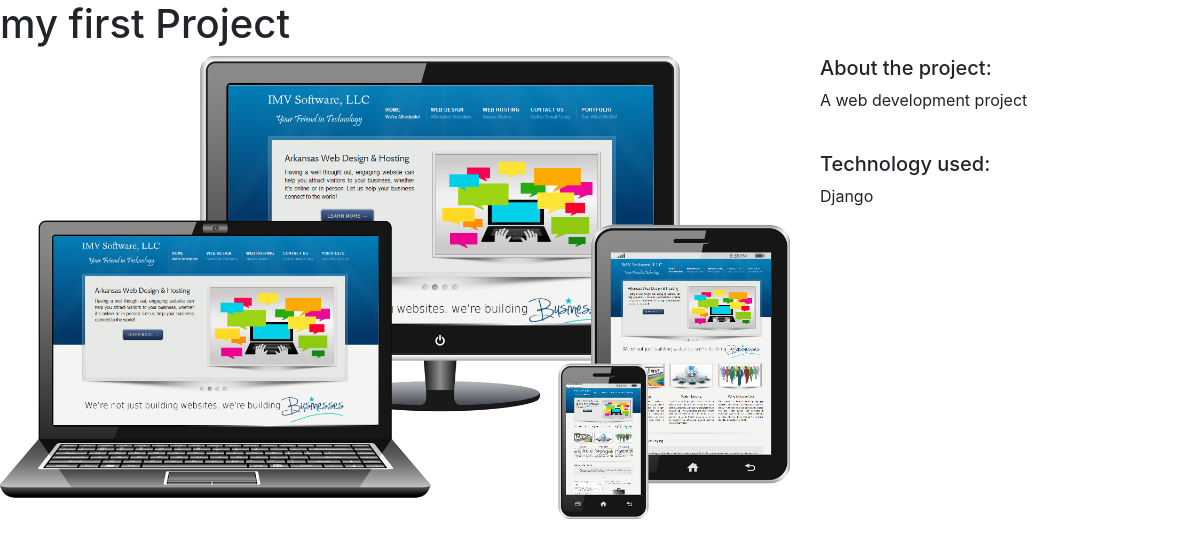
/projects/1/, run on the app's committed database.
### projects/models.py (models this page shows)
class Project(models.Model):
    title=models.CharField(max_length=100)
    description = models.TextField()
    technology = models.CharField(max_length=20)
    image = models.FilePathField(path='../static/img')

### projects/views.py (the view)
# urls.py: path("<int:pk>/", views.project_detail, name="project_detail"),
def project_detail(request, pk):
    project = Project.objects.get(pk=pk)
    context = {
        'project': project
    }
    return render(request, 'project_detail.html', context)

### projects/templates/project_detail.html
{% extends "base.html" %}
{% load static %}
{% block page_content %}
<h1>{{ project.title }}</h1>
<div class="row">
    <div class="col-md-8">
        <img src="{% static project.image %}" alt="" width="100%">
    </div>
    <div class="col-md-4">
        <h5>About the project:</h5>
        <p>{{ project.description }}</p>
        <br>
        <h5>Technology used:</h5>
        <p>{{ project.technology }}</p>
    </div>
</div>
{% endblock %}

### data on the page
Project: title "my first Project", image (picture), description "A web development project", technology "Django"
